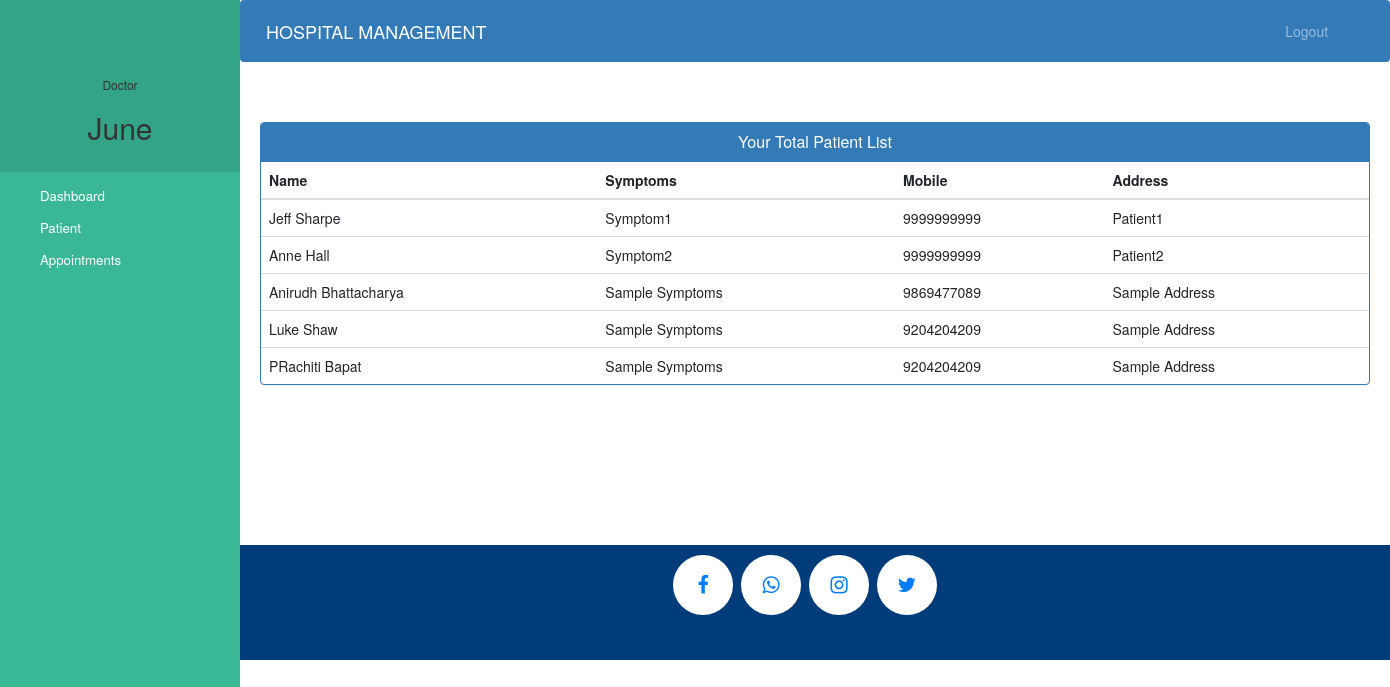
The app's page /doctor-view-patient (signed in) with its own data.
### hospital/models.py (models this page shows, shortened)
class Patient(models.Model):
    user=models.OneToOneField(User,on_delete=models.CASCADE)
    address = models.CharField(max_length=40)
    mobile = models.CharField(max_length=20,null=False)
    symptoms = models.CharField(max_length=100,null=False)
    assignedDoctorId = models.PositiveIntegerField(null=True)
    admitDate=models.DateField(auto_now=True)
    status=models.BooleanField(default=False)
    @property
    def get_name(self):
        return self.user.first_name+" "+self.user.last_name

### hospital/views.py (the view)
# urls.py: path('doctor-view-patient', views.doctor_view_patient_view,name='doctor-view-patient'),
@login_required(login_url='doctorlogin')
@user_passes_test(is_doctor)
def doctor_view_patient_view(request):
    patients=models.Patient.objects.all().filter(status=True,assignedDoctorId=request.user.id)
    doctor=models.Doctor.objects.get(user_id=request.user.id) #dp
    return render(request,'hospital/doctor_view_patient.html',{'patients':patients,'doctor':doctor})

### hospital/views.py (called while the page is built)
def is_doctor(user):
    return user.groups.filter(name='DOCTOR').exists()

### templates/hospital/doctor_view_patient.html (shortened to what this page needs)
{% extends 'hospital/doctor_base.html' %} {% block content %} {%load static%}
<head>
    <link href="//netdna.bootstrapcdn.com/bootstrap/3.0.0/css/bootstrap.min.css" rel="stylesheet" id="bootstrap-css">
</head>
<div class="container">
    <div class="panel panel-primary">
        <div class="panel-heading">
            <h6 class="panel-title">Your Total Patient List</h6>
        </div>
        <table class="table table-hover" id="dev-table">
            <thead>
                <tr>
                    <th>Name</th>
                    <th>Symptoms</th>
                    <th>Mobile</th>
                    <th>Address</th>
                </tr>
            </thead>
            {% for p in patients %}
            <tr>
                <td> {{p.get_name}}</td>
                <td>{{p.symptoms}}</td>
                <td>{{p.mobile}}</td>
                <td>{{p.address}}</td>
            </tr>
            {% endfor %}
        </table>
    </div>
</div>
{% endblock content %}

### templates/hospital/doctor_base.html (shortened to what this page needs)
<!DOCTYPE html> {% load static %}
<html lang="en">
<head>
    <link rel="stylesheet" href="https://stackpath.bootstrapcdn.com/bootstrap/4.3.1/css/bootstrap.min.css">
    <link rel="stylesheet" href="https://maxcdn.bootstrapcdn.com/font-awesome/4.7.0/css/font-awesome.min.css">
</head>
<body>
    <nav class="menu" tabindex="0">
        <header class="avatar">
            <br><br>
            <h6>Doctor</h6>
            <h2>{{request.user.first_name}}</h2>
        </header>
        <ul>
            <li tabindex="0" class="icon-dashboard"> <a style="color:white; text-decoration:none;" href="/doctor-dashboard"><span>Dashboard</span></a> </li>
            <li tabindex="0" class="icon-users"> <a style="color:white; text-decoration:none;" href="/doctor-patient"><span>Patient</span></a></li>
            <li tabindex="0" class="icon-calendar"> <a style="color:white; text-decoration:none;" href="/doctor-appointment"><span>Appointments</span></a></li>
        </ul>
    </nav>
    <main>
        <div class="bs-example">
            <nav class="navbar navbar-expand-md  navbar-dark fixed-top" style="background:#337AB7;">
                <a href="/doctor-dashboard" class="navbar-brand">HOSPITAL MANAGEMENT</a>
                <div class="collapse navbar-collapse justify-content-between" id="navbarCollapse">
                    <div class="navbar-nav" style=" margin-left: 90%;">
                        <a href="/logout" class="nav-item nav-link">Logout</a>
                    </div>
                </div>
            </nav>
        </div>
        <br><br> {% block content %} {% endblock content %}
        <br><br><br><br><br><br><br>
        <footer>
            <p>
                <a id="ftr" href="" class="fa fa-facebook"></a>
                <a id="ftr" href="" class="fa fa-whatsapp"></a>
                <a id="ftr" href="" class="fa fa-instagram"></a>
                <a id="ftr" href="" class="fa fa-twitter"></a>
            </p>
            <br>
        </footer>
    </main>
</body>
</html>

### templates/hospital/doctor_base.html (style rules this page uses)
a:link { text-decoration: none; }
a { color: white; }
footer { padding: 0px 20px 10px 0px; background-color: #003B7A; margin: 0px; }
.fa { padding: 20px; font-size: 20px; width: 60px; text-align: center; text-decoration: none; margin: 5px 2px; border-radius: 50%; }
.fa-facebook { background: #ffffff; color: #007BFF; margin-top: 10px; }
.fa-whatsapp { background: #ffffff; color: #007BFF; }
.fa-twitter { background: #ffffff; color: #007BFF; }
.fa-instagram { background: #ffffff; color: #007BFF; }
p { text-align: center; }
body { padding-left: 240px; }
main { position: relative; height: 100vh; }
.menu { background: #3AB795; height: 100vh; width: 240px; position: fixed; top: 0px; left: 0; z-index: 5; outline: none; }
.menu .avatar { background: rgba(0, 0, 0, 0.1); padding: 2em 0.5em; text-align: center; }
.menu .avatar h2 { font-weight: normal; margin-bottom: 0; }
.menu ul { list-style: none; padding: 0.5em 0; margin: 0; }
.menu ul li { padding: 0.5em 1em 0.5em 3em; font-size: 0.95em; font-weight: regular; background-repeat: no-repeat; background-position: left 15px center; background-size: auto 20px; transition: all 0.15s linear; cursor: pointer; }
.menu ul li.icon-dashboard { background-image: url("http://www.entypo.com/images//gauge.svg"); }
.menu ul li.icon-users { background-image: url("http://www.entypo.com/images//users.svg"); }
.menu ul li.icon-calendar { background-image: url("http://www.entypo.com/images//calendar.svg"); }

### templates/hospital/doctor_view_patient.html (style rules this page uses)
a:link { text-decoration: none; }
h6 { text-align: center; }

### records on screen
Patient: get_name "Jeff Sharpe", symptoms "Symptom1", mobile "9999999999", address "Patient1"
Patient: get_name "Anne Hall", symptoms "Symptom2", mobile "9999999999", address "Patient2"
Patient: get_name "Anirudh Bhattacharya", symptoms "Sample Symptoms", mobile "9869477089", address "Sample Address"
Patient: get_name "Luke Shaw", symptoms "Sample Symptoms", mobile "9204204209", address "Sample Address"
Patient: get_name "PRachiti Bapat", symptoms "Sample Symptoms", mobile "9204204209", address "Sample Address"

### other values on screen
{{ request.user.first_name }} "June"
